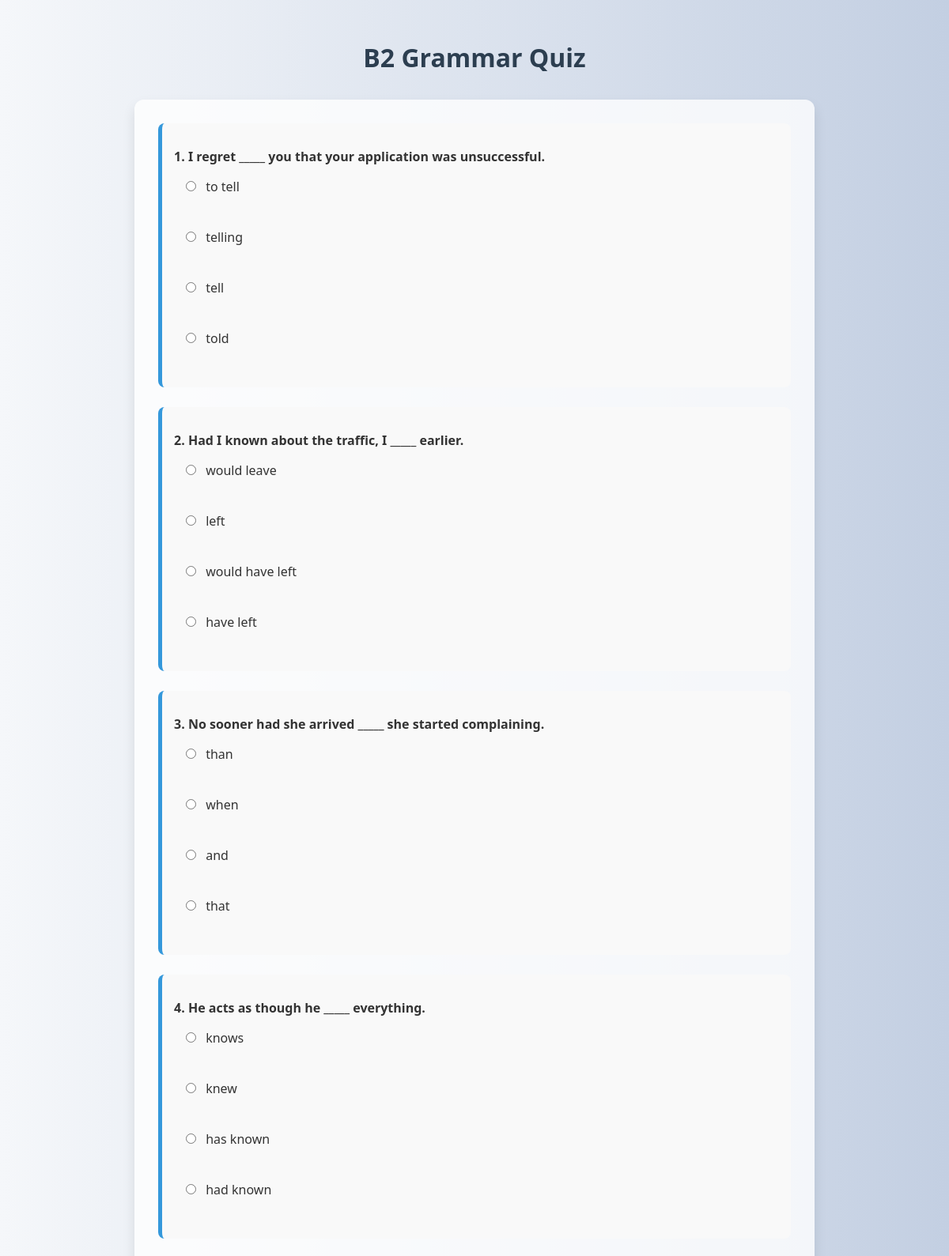
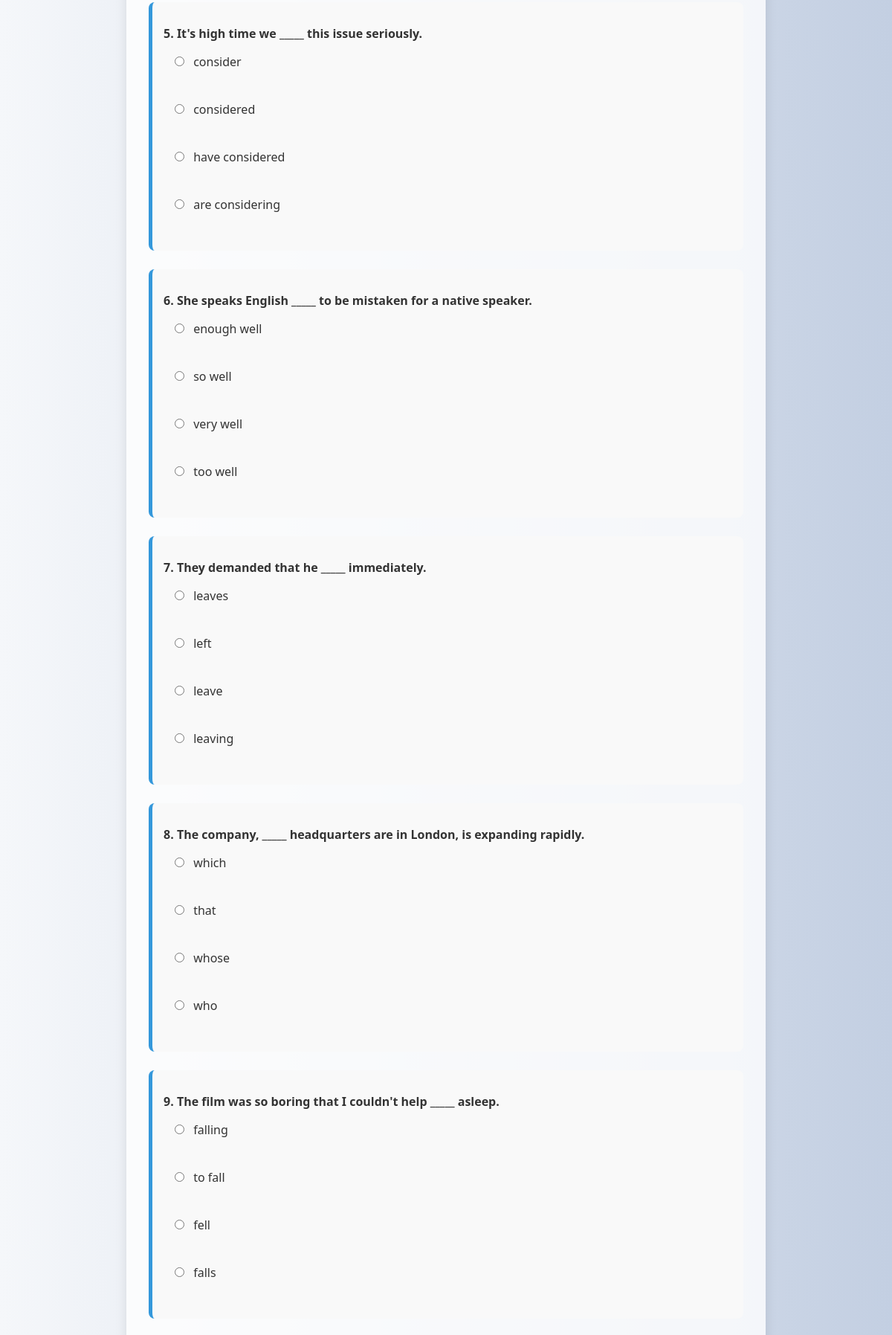
/b2 (upper part), run on the app's committed database (2 pictures, top to bottom).
### tables this page shows
CREATE TABLE quiz_savollar_b2 (
                id INTEGER PRIMARY KEY AUTOINCREMENT,
                savol TEXT NOT NULL,
                variant1 TEXT NOT NULL,
                variant2 TEXT NOT NULL,
                variant3 TEXT NOT NULL,
                variant4 TEXT NOT NULL,
                togri_index INTEGER NOT NULL
            );

### main.py (the view, shortened to what this page needs)
@app.route("/b2", methods=['GET', 'POST'])
def b2level():
    conn = sqlite3.connect('savollar.db')
    cursor = conn.cursor()
    cursor.execute("SELECT * FROM quiz_savollar_b2")
    savollar = cursor.fetchall()
    conn.close()
    return render_template("b2.html", savollar=savollar)

### templates/b2.html (shortened to what this page needs)
<!DOCTYPE html>
<html lang="en">
<head>
  <link rel="stylesheet" href="../static/b2.css">
</head>
<body>
  <h1>B2 Grammar Quiz</h1>
  <form method="POST">
    {% for savol in savollar %}
    <div class="savol-box">
      <p>{{ loop.index }}. {{ savol[1] }}</p>
      {% for i in range(2, 6) %}
      <label>
        <input type="radio" name="savol_{{ savol[0] }}" value="{{ i - 2 }}">
        {{ savol[i] }}
      </label><br>
      {% endfor %}
    </div>
    {% endfor %}
  </form>
</body>
</html>

### static/b2.css (style rules this page uses)
body { font-family: 'Segoe UI', Tahoma, Geneva, Verdana, sans-serif; background: linear-gradient(to right, #f5f7fa, #c3cfe2); margin: 0; padding: 0; color: #333; }
h1 { text-align: center; padding: 30px 10px 10px; font-size: 2rem; color: #2c3e50; }
form { max-width: 800px; margin: 0 auto; padding: 30px; background-color: #ffffffcc; box-shadow: 0 8px 16px rgba(0,0,0,0.1); border-radius: 12px; }
.savol-box { margin-bottom: 25px; padding: 15px; border-left: 5px solid #3498db; background-color: #f9f9f9; border-radius: 8px; transition: all 0.3s ease; }
.savol-box p { margin-bottom: 10px; font-weight: bold; }
label { display: block; margin-bottom: 8px; padding: 6px 10px; border-radius: 5px; cursor: pointer; transition: background 0.2s; }
input[type="radio"] { margin-right: 8px; }

### data on the page
quiz_savollar_b2: savol "I regret _____ you that your application was unsuccessful.", variant1 "to tell" "telling" "tell" "told"
quiz_savollar_b2: savol "Had I known about the traffic, I _____ earlier.", variant1 "would leave" "left" "would have left" "have left"
quiz_savollar_b2: savol "No sooner had she arrived _____ she started complaining.", variant1 "than" "when" "and" "that"
quiz_savollar_b2: savol "He acts as though he _____ everything.", variant1 "knows" "knew" "has known" "had known"
quiz_savollar_b2: savol "It's high time we _____ this issue seriously.", variant1 "consider" "considered" "have considered" "are considering"
quiz_savollar_b2: savol "She speaks English _____ to be mistaken for a native speaker.", variant1 "enough well" "so well" "very well" "too well"
quiz_savollar_b2: savol "They demanded that he _____ immediately.", variant1 "leaves" "left" "leave" "leaving"
quiz_savollar_b2: savol "The company, _____ headquarters are in London, is expanding rapidly.", variant1 "which" "that" "whose" "who"
quiz_savollar_b2: savol "The film was so boring that I couldn't help _____ asleep.", variant1 "falling" "to fall" "fell" "falls"
